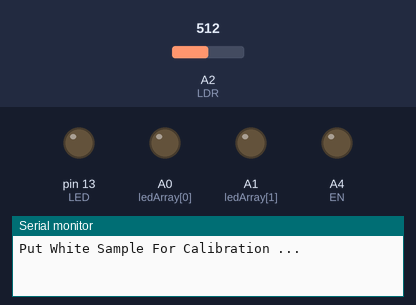
Bench run of a sketch on a simulated Arduino Uno, built with avr-gcc and run on an emulated ATmega328P. Parts: output pins drawn as LEDs (lit = HIGH), the last lines printed to the serial monitor. Inputs (shaded band) come from the test bench; at power-on: A2 (LDR) = 512.

Above: at 0.1 s.
At 5.8 s:
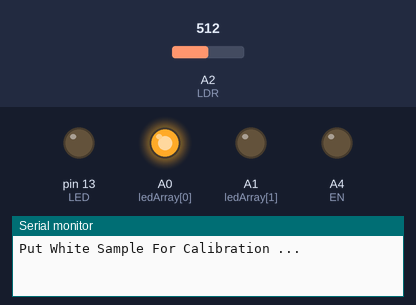
At 12.0 s:
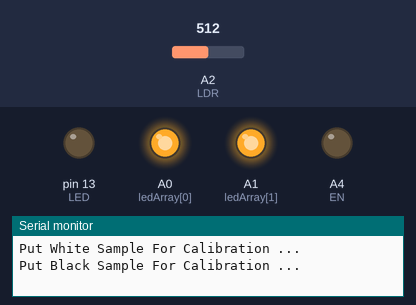
At 17.2 s:
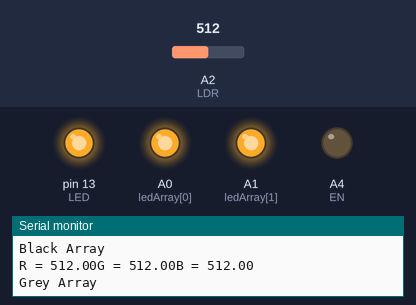
Timing chart, 0 to 18.7 s (numbered marks = the images above):
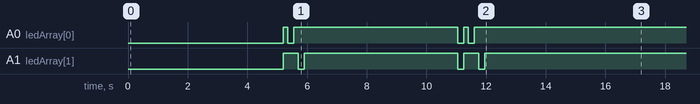

The sketch:

Color_Calibration.ino
```cpp
// Define time delay before the next RGB colour turns ON to allow LDR to stabilize
#define RGBWait 150  //in milliseconds

// Define time delay before taking another LDR reading
#define LDRWait 10  //in milliseconds

#define LDR A2  //LDR sensor pin at A0
#define LED 13  //Check Indicator to signal Calibration Completed
#define EN A4

// Define colour sensor LED pins
int ledArray[] = { A0, A1 };
int truth[][2] = { { 0, 0 }, { 0, 1 }, { 1, 0 }, { 1, 1 } };

//placeholders for colour detected
int red = 0;
int green = 0;
int blue = 0;

//floats to hold colour arrays
float colourArray[] = { 0, 0, 0 };
float whiteArray[] = { 0, 0, 0 };
float blackArray[] = { 0, 0, 0 };
float greyDiff[] = { 0, 0, 0 };

char colourStr[3][5] = { "R = ", "G = ", "B = " };

void setup() {
  //setup the outputs for the colour sensor
  for (int c = 0; c <= 2; c++) {
    // pinMode(ledArray[c], OUTPUT);
    for (int zz = 0; zz < 2; zz++) {
      pinMode(ledArray[zz], OUTPUT);
    }
  }
  pinMode(LED, OUTPUT);  //Check Indicator -- OFF during Calibration
  pinMode(EN, OUTPUT);
  digitalWrite(EN, LOW);

  //begin serial communication
  Serial.begin(9600);

  setBalance();             //calibration
  digitalWrite(LED, HIGH);  //Check Indicator -- ON after Calibration

  Serial.println("White Array");
  for (int c = 0; c < 3; c++) {
    Serial.print(colourStr[c]);
    Serial.print(whiteArray[c]);
  }
  Serial.println();
  Serial.println("Black Array");
  for (int c = 0; c < 3; c++) {
    Serial.print(colourStr[c]);
    Serial.print(blackArray[c]);
  }
  Serial.println();
  Serial.println("Grey Array");
  for (int c = 0; c < 3; c++) {
    Serial.print(colourStr[c]);
    Serial.print(greyDiff[c]);
  }
  Serial.println();
}

void loop() {
}

void setBalance() {
  //set white balance
  Serial.println("Put White Sample For Calibration ...");
  delay(5000);             //delay for five seconds for getting sample ready
  digitalWrite(LED, LOW);  //Check Indicator OFF during Calibration
                           //scan the white sample.
                           //go through one colour at a time, set the maximum reading for each colour -- red, green and blue to the white array
  for (int i = 0; i <= 2; i++) {
    for (int zz = 0; zz < 2; zz++) {
      digitalWrite(ledArray[zz], truth[i][zz]);
    }
    // digitalWrite(ledArray[i], 255);
    delay(RGBWait);
    whiteArray[i] = getAvgReading(5);  //scan 5 times and return the average,
    // digitalWrite(ledArray[i], 0);
    for (int zz = 0; zz < 2; zz++) {
      digitalWrite(ledArray[zz], 1);
    }
    delay(RGBWait);
  }
  //done scanning white, time for the black sample.
  //set black balance
  Serial.println("Put Black Sample For Calibration ...");
  delay(5000);  //delay for five seconds for getting sample ready
                //go through one colour at a time, set the minimum reading for red, green and blue to the black array
  for (int i = 0; i <= 2; i++) {
    // digitalWrite(ledArray[i], 255);
    for (int zz = 0; zz < 2; zz++) {
      digitalWrite(ledArray[zz], truth[i][zz]);
    }
    delay(RGBWait);
    blackArray[i] = getAvgReading(5);
    // digitalWrite(ledArray[i], 0);
    for (int zz = 0; zz < 2; zz++) {
      digitalWrite(ledArray[zz], 1);
    }
    delay(RGBWait);
    //the differnce between the maximum and the minimum gives the range
    greyDiff[i] = whiteArray[i] - blackArray[i];
  }

  //delay another 5 seconds for getting ready colour objects
  Serial.println("Colour Sensor Is Ready.");
  delay(5000);
}


int getAvgReading(int times) {
  //find the average reading for the requested number of times of scanning LDR
  int reading;
  int total = 0;
  //take the reading as many times as requested and add them up
  for (int i = 0; i < times; i++) {
    reading = analogRead(LDR);
    total = reading + total;
    delay(LDRWait);
  }
  //calculate the average and return it
  return total / times;
}
```
